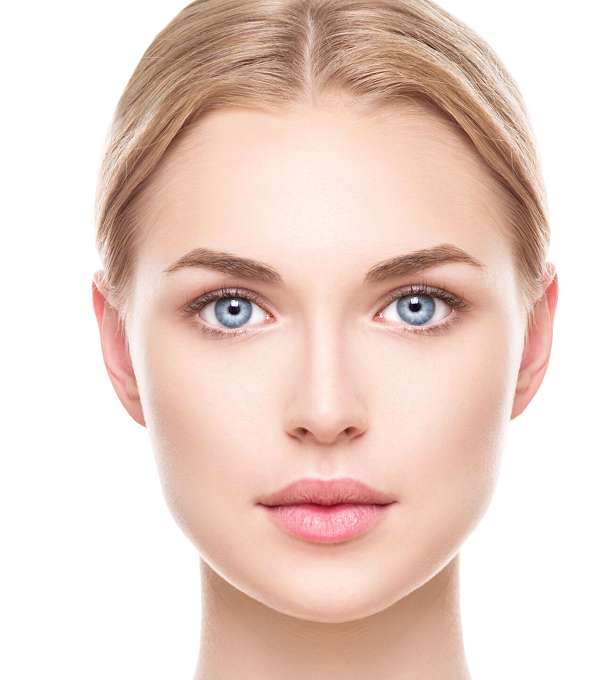
#> input picture session_6/face.png, 600 x 680 px
$ python ml_s6_color_distribution.py
#> lines starting #> are read from the running program, lines starting #| are printed output that depends on the picture
import cv2 as cv
from matplotlib import pyplot as plt

img = cv.imread("face.png", cv.IMREAD_GRAYSCALE)
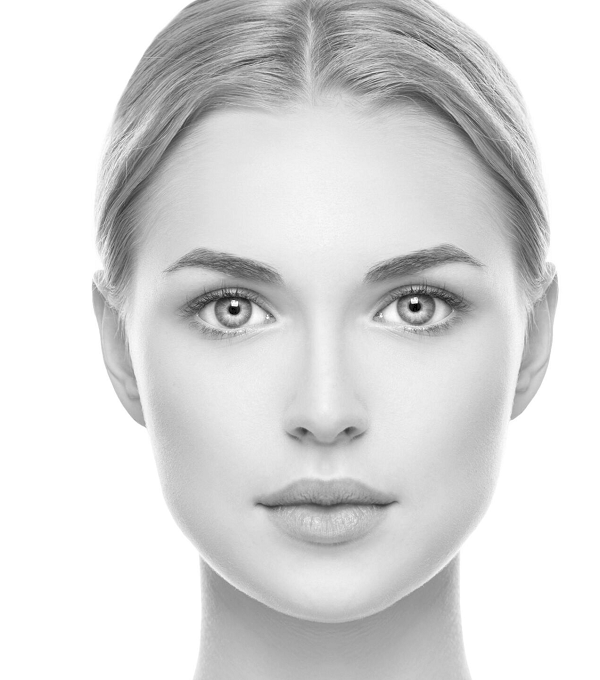
#> img: shape (680, 600); min 0, max 255, mean 217.3

print(img.shape)
#| (680, 600)

print(img.min())
#| 0
print(img.max())
#| 255

plt.subplot(1,2,1)
plt.imshow(img, cmap="gray")

plt.subplot(1,2,2)
plt.hist(img.ravel(), bins=256)
plt.show( )
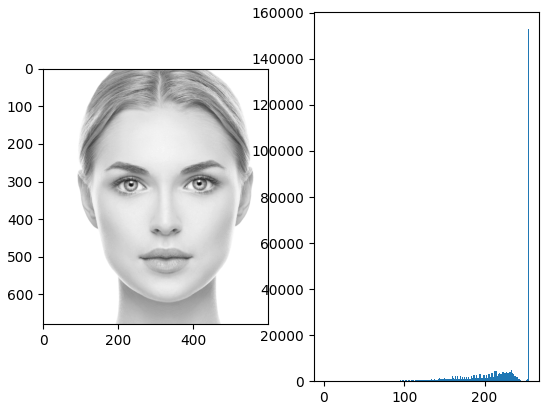
#> figure drawn by matplotlib, 2 panels; panel 2: tallest bar 152885 high, from x = 254 to 255
